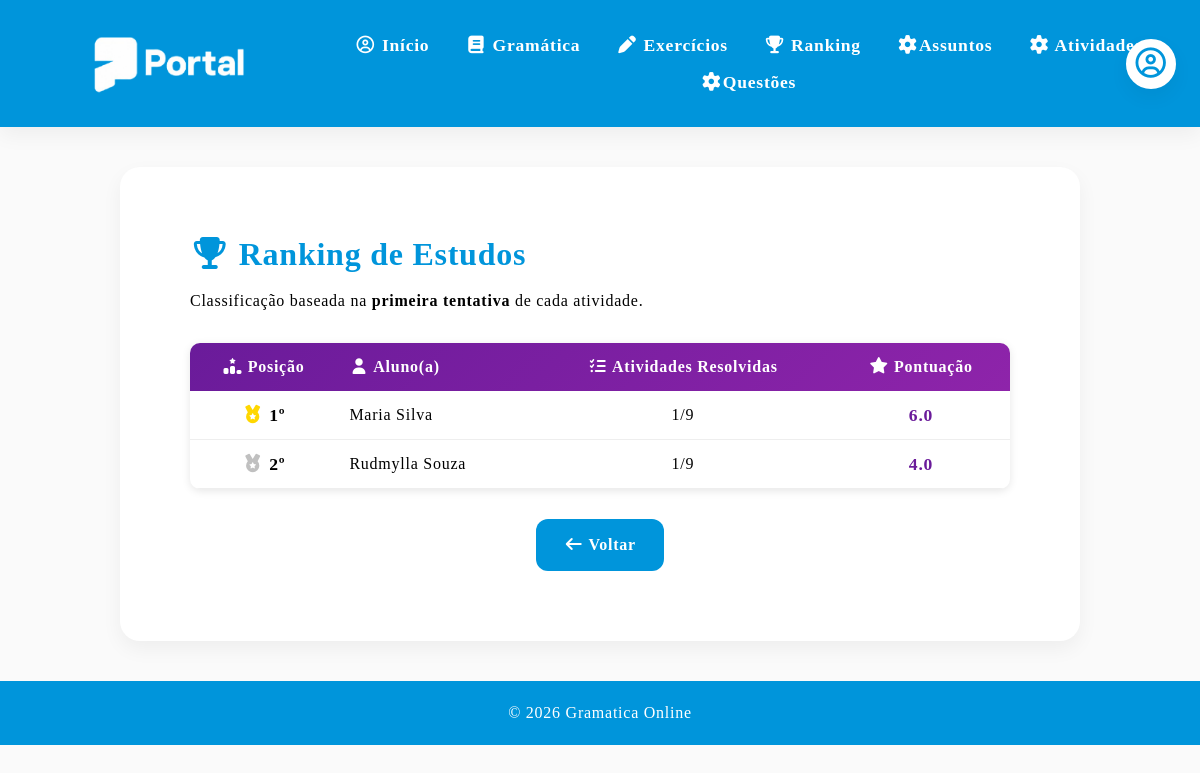
Before: /ranking with the older database file.
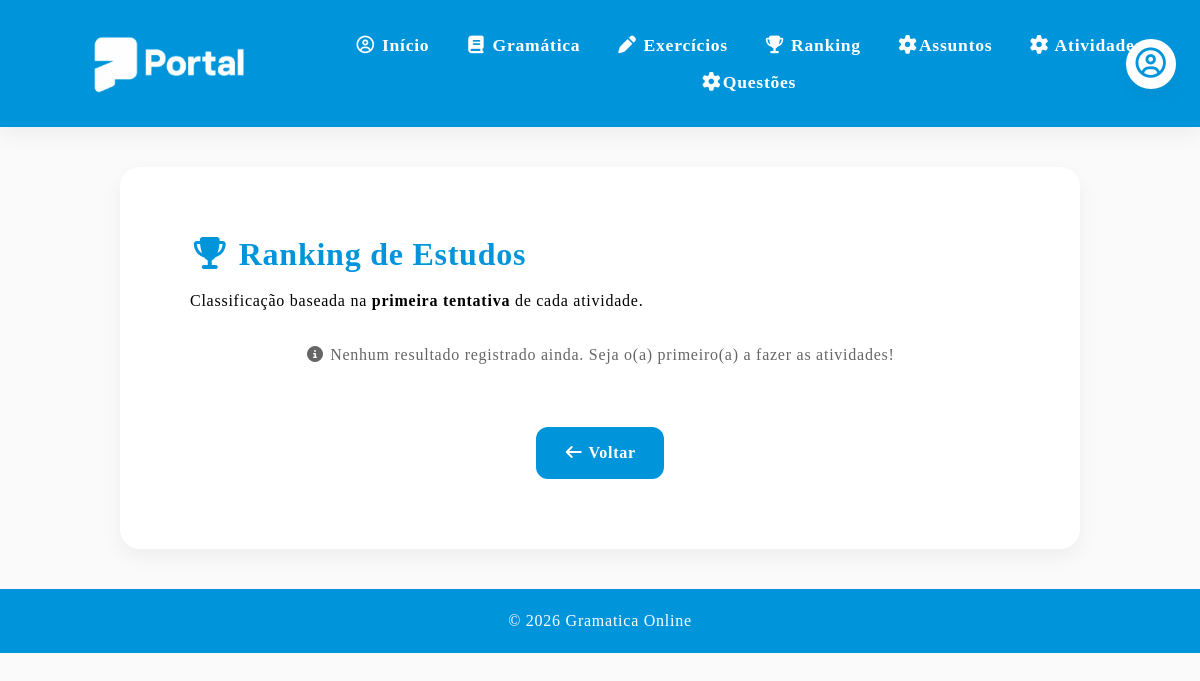
After: the same page with the newer database file.
### models.py (models this page shows)
class ResultadoAtividade(db.Model):
    __tablename__ = "resultado_atividade"
    id = db.Column(db.Integer, primary_key=True)
    usuario_nome = db.Column(db.String(150), nullable=False)
    usuario_matricula = db.Column(db.String(50), nullable=False)
    atividade_numero = db.Column(db.Integer, nullable=False)
    nota = db.Column(db.Float, nullable=False)
    acertos = db.Column(db.Integer, nullable=False)
    total_questoes = db.Column(db.Integer, nullable=False)
    data_primeira_tentativa = db.Column(db.DateTime, default=datetime.utcnow)
    __table_args__ = (
        db.UniqueConstraint('usuario_matricula', 'atividade_numero', name='_usuario_atividade_unico'),
    )

### app.py (the view)
@app.route("/ranking")
def ranking():
    resultados = db.session.query(
        ResultadoAtividade.usuario_nome,
        ResultadoAtividade.usuario_matricula,
        func.sum(ResultadoAtividade.nota).label("pontuacao_total"),
        func.count(ResultadoAtividade.id).label("atividades_concluidas")
    ).group_by(
        ResultadoAtividade.usuario_matricula,
        ResultadoAtividade.usuario_nome
    ).order_by(
        db.desc("pontuacao_total")
    ).all()
    return render_template("ranking.html", ranking=resultados)

### templates/ranking.html
{% extends "base.html" %}
{% block conteudo %}
<section class="section">
    <h2><i class="fa-solid fa-trophy"></i> Ranking de Estudos</h2>
    <p>Classificação baseada na <strong>primeira tentativa</strong> de cada atividade.</p>
    {% if ranking %}
    <div style="margin-top: 30px;">
        <table style="width: 100%; border-collapse: collapse; background: #fff; border-radius: 10px; overflow: hidden; box-shadow: 0 2px 8px rgba(0,0,0,0.1);">
            <thead style="background: linear-gradient(135deg, #6a1b9a, #8e24aa); color: white;">
                <tr>
                    <th style="padding: 12px; text-align: center;">
                        <i class="fa-solid fa-ranking-star"></i> Posição
                    </th>
                    <th style="padding: 12px; text-align: left;">
                        <i class="fa-solid fa-user"></i> Aluno(a)
                    </th>
                    <th style="padding: 12px; text-align: center;">
                        <i class="fa-solid fa-list-check"></i> Atividades Resolvidas
                    </th>
                    <th style="padding: 12px; text-align: center;">
                        <i class="fa-solid fa-star"></i> Pontuação
                    </th>
                </tr>
            </thead>
            <tbody>
                {% set posicao = 1 %}
                {% set ultima_pontuacao = None %}
                {% for item in ranking %}
                    {% if ultima_pontuacao != item.pontuacao_total %}
                        {% set posicao = loop.index %}
                        {% set ultima_pontuacao = item.pontuacao_total %}
                    {% endif %}
                <tr style="border-bottom: 1px solid #eee;">
                    <td style="padding: 12px; text-align: center; font-weight: bold; font-size: 1.1em;">
                        {% if posicao == 1 %}
                            <i class="fa-solid fa-medal" style="color: #ffd700;"></i> {{ posicao }}º
                        {% elif posicao == 2 %}
                            <i class="fa-solid fa-medal" style="color: #c0c0c0;"></i> {{ posicao }}º
                        {% elif posicao == 3 %}
                            <i class="fa-solid fa-medal" style="color: #cd7f32;"></i> {{ posicao }}º
                        {% else %}
                            {{ posicao }}º
                        {% endif %}
                    </td>
                    <td style="padding: 12px;">{{ item.usuario_nome }}</td>
                    <td style="padding: 12px; text-align: center;">{{ item.atividades_concluidas }}/9</td>
                    <td style="padding: 12px; text-align: center; font-weight: bold; color: #6a1b9a; font-size: 1.1em;">
                        {{ item.pontuacao_total | round(1) }}
                    </td>
                </tr>
                {% endfor %}
            </tbody>
        </table>
    </div>
    {% else %}
    <p style="text-align: center; padding: 30px; color: #666;">
        <i class="fa-solid fa-circle-info"></i> Nenhum resultado registrado ainda. Seja o(a) primeiro(a) a fazer as atividades!
    </p>
    {% endif %}
    <p style="margin-top: 30px; text-align: center;">
        <a href="{{ url_for('escolha') }}" class="btn btn-detalhe">
            <i class="fa-solid fa-arrow-left"></i> Voltar
        </a>
    </p>
</section>
{% endblock %}

### templates/base.html (shortened to what this page needs)
<!DOCTYPE html>
<html lang="pt-BR">
<head>
    <link rel="stylesheet" href="{{ url_for('static', filename='css/style.css', v=4) }}">
    <link rel="stylesheet" href="https://cdnjs.cloudflare.com/ajax/libs/font-awesome/7.0.1/css/all.min.css">
</head>
<body>
    <header class="cabecalho-usuario">
        <a href="{{url_for('index')}}">
            <img src="{{ url_for('static', filename='img/nova_logo.png') }}" alt="Logo" class="avatar-esquerda">
        </a>
        {% set usuario_logado = session.get("usuario_suap") %}
        <div class="header-auth-area">
            <details class="user-menu">
                <summary aria-label="Abrir menu do usuário">
                    {% if usuario_logado and usuario_logado.foto %}
                        <img src="{{ usuario_logado.foto }}" alt="Foto do usuário" class="user-photo">
                    {% else %}
                        <span class="user-photo user-photo-placeholder">
                            <i class="fa-regular fa-circle-user"></i>
                        </span>
                    {% endif %}
                </summary>
            </details>
        </div>
        <nav>
            <ul>
                <li><a href="{{ url_for('usuario') }}"><i class="fa-regular fa-circle-user"></i> Início</a></li>
                <li><a href="{{ url_for('gramatica') }}"><i class="fa-solid fa-book"></i> Gramática</a></li>
                <li><a href="{{ url_for('atividades') }}"><i class="fa-solid fa-pen"></i> Exercícios</a></li>
                <li><a href="{{ url_for('ranking') }}"><i class="fa-solid fa-trophy"></i> Ranking</a></li>
                    <li><a href="{{ url_for('listar_assuntos') }}"><i class="fa-solid fa-cog"></i>Assuntos</a></li>
                    <li><a href="{{ url_for('listar_atividades') }}"><i class="fa-solid fa-cog"></i> Atividades</a></li>
                    <li><a href="{{ url_for('listar_questoes') }}"><i class="fa-solid fa-cog"></i>Questões</a></li>
            </ul>
        </nav>
    </header>
    <main class="conteudo-usuario">
        {% block conteudo %}
        {% endblock %}
    </main>
    <footer>
        <div class="footer-content">
            <p>&copy; 2026 Gramatica Online</p>
        </div>
    </footer>
</body>
</html>

### static/css/style.css (style rules this page uses)
:root { --primary-blue: #0095DB; --secondary-blue: #D5F7FF; --primary-pink: #FFAFCC; --secondary-pink: #FFECF4; --pink: #FF477E; --mint-green: #DFFCF4; --success-green: #00966D; --soft-purple: #DDD0F8; --soft-yellow: #FFF0D4; --yellow: #F4B740; --bg-light: #FAFAFA; --gray-light: #EDEDED; --gray-medium: #D6D8E7; --text-dark: #14142B; --shadow-soft: 0 8px 20px rgba(0, 0, 0, 0.05); }
* { margin: 0; padding: 0; box-sizing: border-box; }
body { font-family: 'Basier Square'; font-weight: 400; font-size: 1.0em; line-height: 1.5em; letter-spacing: 0.75px; background-color: var(--bg-light); */ }
main { flex: 1; }
header { background: var(--primary-blue); color: white; padding: 20px; text-align: center; position: sticky; top: 0; z-index: 1000; box-shadow: var(--shadow-soft); }
.cabecalho-usuario { background: var(--primary-blue); color: white; padding: 15px 24px; position: relative; display: flex; align-items: center; min-height: 90px; }
.avatar-esquerda { height: 90px; width: auto; position: static; flex-shrink: 0; }
.cabecalho-usuario nav { flex: 1; display: flex; justify-content: center; }
.cabecalho-usuario nav ul { list-style: none; display: flex; justify-content: center; gap: 12px; margin: 0; padding: 0; flex-wrap: wrap; }
.cabecalho-usuario nav a { color: white; text-decoration: none; font-weight: 600; padding: 8px 12px; border-radius: 8px; transition: 0.3s; font-size: 1.1rem; }
.header-auth-area { position: absolute; right: 24px; top: 50%; transform: translateY(-50%); z-index: 2; }
.user-photo { width: 50px; height: 50px; border: 3px solid white; border-radius: 50%; object-fit: cover; background: white; box-shadow: var(--shadow-soft); }
.user-photo-placeholder { display: inline-flex; align-items: center; justify-content: center; color: var(--primary-blue); font-size: 1.9rem; }
.user-menu { position: relative; margin: 0; overflow: visible; background: transparent; box-shadow: none; }
.user-menu summary { display: block; padding: 0; border-radius: 50%; background: transparent; color: inherit; cursor: pointer; list-style: none; }
nav ul { list-style: none; display: flex; justify-content: center; gap: 20px; margin-top: 10px; }
nav a { color: white; text-decoration: none; font-weight: 600; padding: 8px 14px; border-radius: 8px; transition: 0.3s; }
.section { background: white; border-radius: 20px; padding: 70px; margin-bottom: 30px; box-shadow: var(--shadow-soft); transition: 0.3s; }
h2 { color: var(--primary-blue); margin-bottom: 20px; font-size: 2rem; }
.btn { display: inline-block; background-color: var(--primary-blue); color: white; padding: 14px 28px; border-radius: 12px; text-decoration: none; font-weight: bold; border: none; cursor: pointer; transition: 0.3s; }
details { background: white; border-radius: 12px; margin-bottom: 15px; box-shadow: var(--shadow-soft); overflow: hidden; }
summary { padding: 15px; font-weight: 600; cursor: pointer; background: var(--primary-blue); color: white; }
.conteudo-usuario { max-width: 1000px; margin: 40px auto; padding: 0 20px; }
footer { background: var(--primary-blue); color: white; margin-top: auto; padding: 20px 0; }
.footer-content { max-width: 1000px; margin: auto; padding: 0 20px; display: flex; justify-content: center; align-items: center; gap: 30px; text-align: center; flex-wrap: wrap; }

Changed rows visible on the page:
removed ResultadoAtividade: atividade_numero "1", usuario_nome "Maria Silva", atividades_concluidas "1", pontuacao_total "6.0"
removed ResultadoAtividade: acertos "2", usuario_nome "Rudmylla Souza", atividades_concluidas "1", pontuacao_total "4.0"
Other visible differences:
text no longer shown: "Posição Aluno(a) Atividades Resolvidas Pontuação"
text now shown: "Nenhum resultado registrado ainda. Seja o(a) primeiro(a) a fazer as atividades!"
